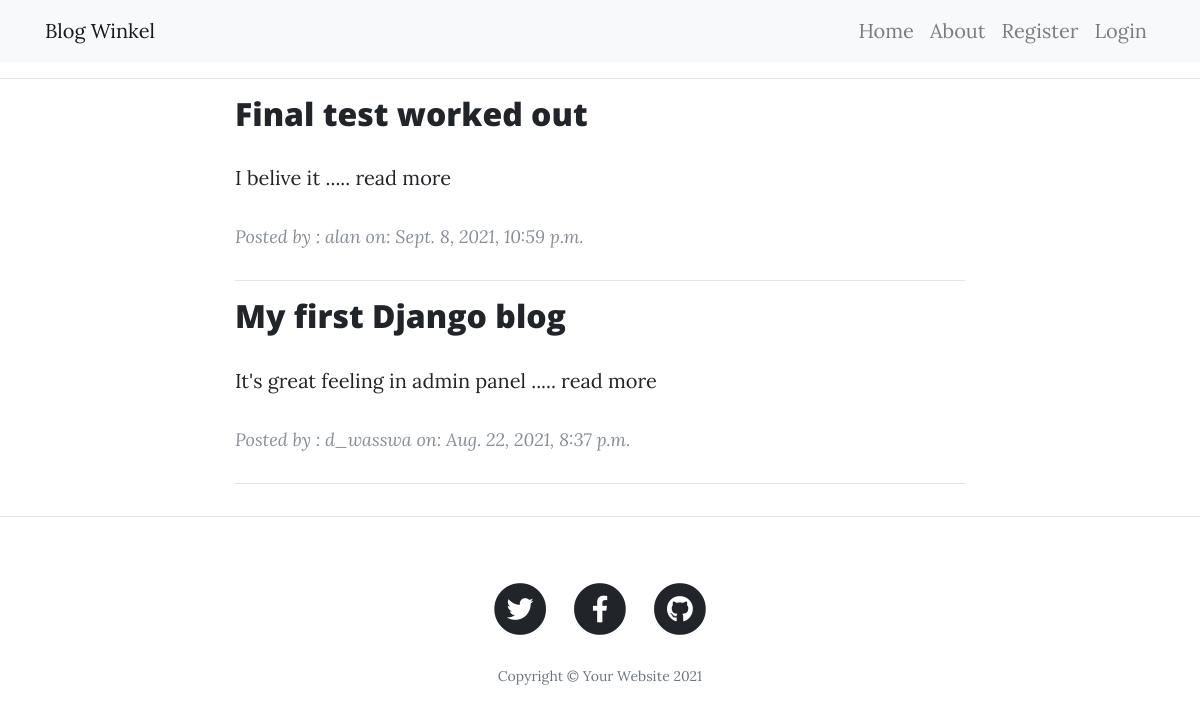
The app's page /, older data.
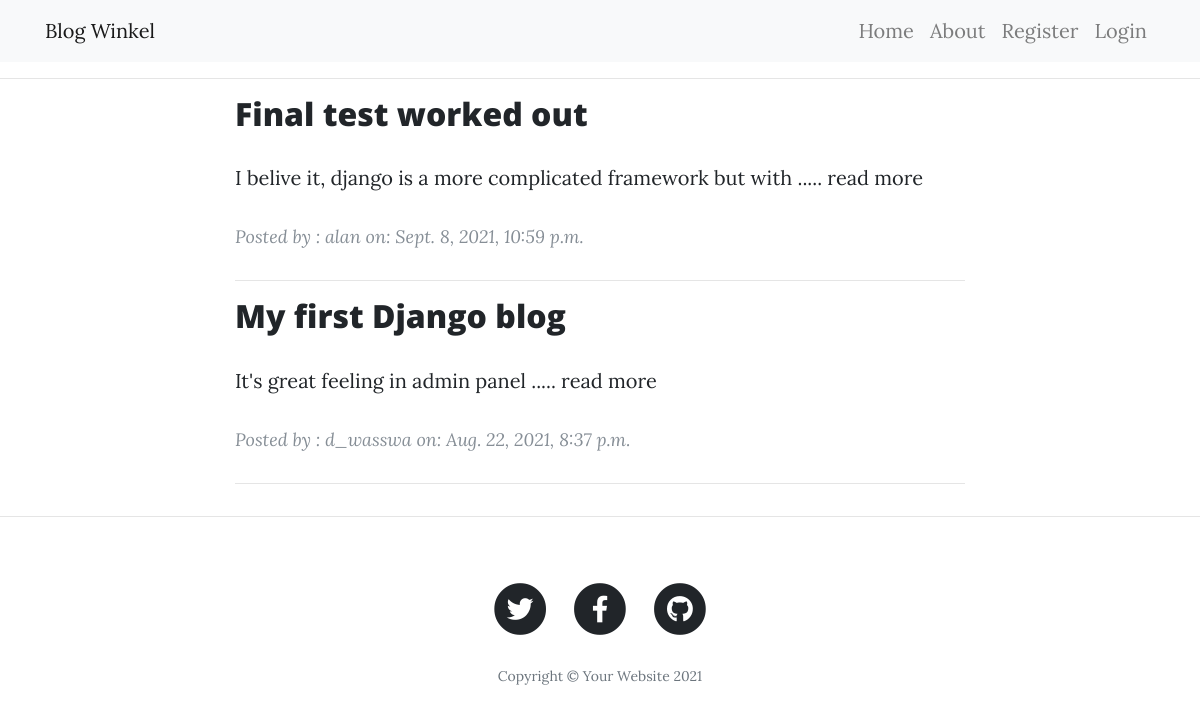
The same page, newer data.
### blog/models.py (models this page shows, shortened)
class Blog(models.Model):
    title = models.CharField(max_length=100)
    content = models.TextField()
    post_created = models.DateTimeField(default=timezone.now)
    author = models.ForeignKey(User, on_delete=models.CASCADE)

### blog/views.py (the view)
# urls.py: path('', views.HomeListView.as_view(), name='blog-homepage'),
class HomeListView(ListView):
    model = Blog
    context_object_name = 'blogs'
    extra_context = {'title': 'Home Django project'}
    ordering =["-post_created"]
    template_name = 'blog/homepage.html'

### blog/templates/blog/homepage.html
{% extends 'blog/base.html' %}
{% block content %}
<div class="col-md-10 col-lg-8 mx-auto">
    {% for blog in blogs %}
    <div class="post-preview">
            <h2 class="post-title">
               <a href="{% url 'blog-post-detail' blog.id %}"> {{ blog.title }}</a>
            </h2>
            <p>
                {{ blog.content|slice:":60" }}  .....  read more
            </p>
        <p class="post-meta">Posted by : {{ blog.author.username }}
            on: {{ blog.post_created }}
        </p>
    </div>
    <hr>
    {% endfor %}
</div>
{% endblock content %}

Row changes from the older to the newer data that the page shows:
changed Blog "Final test worked out": content "I belive it" → "I belive it, django is a more complicated framework but with"
